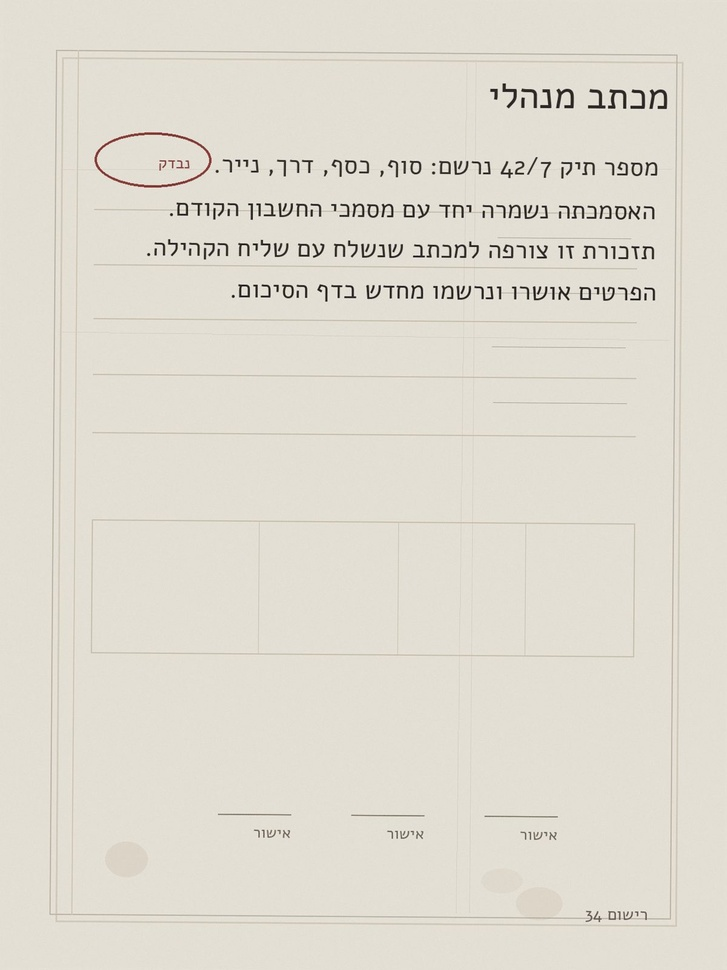
#> input picture src/hocrsyngen/data/contracts/generation_manifest_v1/fixture-batch/assets/hocrsyngen-s00000017-000000/page_0001.jpg, 727 x 970 px, shrunk from 1200 x 1600 before the run
$ python -i stroke_metrics.py   (imports and definitions only)
#> lines starting #> are read from the running program, lines starting #| are printed output that depends on the picture; after the words box and inside, x2 and y2 are one past the last pixel; in counts of white or black regions, pixels touching at a corner belong together
#> in measure, img is the input picture: PIL image 727x970 RGB; mean R, G, B 223.9, 219.7, 208.7
"""Stroke-weight and letter-size gate for composed pages against real lines.

Composed pages can come out lighter and thinner than the real lines their glyphs were cut from: smaller letters
(a fixed line pitch) and eroded strokes (thresholding after a downscale). This module measures, per image:

- ``stroke``: 2 x the median distance-transform value on the ink ridge, the typical stroke width in px;
- ``body``: the median height of letter-sized ink components, in px;
- ``rel``: stroke / body, scale-free; the number to match;
- ``ink``: the share of pixels that are ink.

Binarisation is Otsu on grey images, and a fixed 128 threshold on images that are already two-level.

    python -m hocrsyngen.stroke_metrics COMPOSED_DIR REFERENCE_DIR [--max-rel-gap 0.10]

compares the medians of two folders of PNGs and exits 1 when the relative stroke weights differ by more than
``--max-rel-gap`` (default 10%). Needs the optional extra: ``pip install hocrsyngen[metrics]`` (numpy, scipy).
"""
from __future__ import annotations

import argparse
import json
import sys
from pathlib import Path

from PIL import Image

_EXTRA_HINT = "hocrsyngen.stroke_metrics needs the optional extra: pip install 'hocrsyngen[metrics]' (numpy, scipy)"


def _deps():
    """numpy and scipy.ndimage, imported lazily so the baseline install (jsonschema, Pillow) never needs them."""
    try:
        import numpy
        from scipy import ndimage
    except ImportError as e:  # pragma: no cover - exercised only without the extra
        raise ImportError(_EXTRA_HINT) from e
    return numpy, ndimage


def _ink(gray):
    np, _ = _deps()
    if len(np.unique(gray)) <= 2:
        return gray < 128
    hist, _ = np.histogram(gray, 256, (0, 256))
#> hist = 256 values, max 310437 at index 223, min 0 at index 0, mean 2754.6
    p = hist / hist.sum()
#> p = 256 values, max 0.44 at index 223, min 0 at index 0, mean 0.00391
    w = np.cumsum(p)
#> w = 256 values from 0 to 1
    mu = np.cumsum(p * np.arange(256))
#> mu = 256 values from 0 to 219.7
    t = int(np.argmax((mu[-1] * w - mu) ** 2 / (w * (1 - w) + 1e-9)))
#> t = 147
    return gray < max(t, 1)
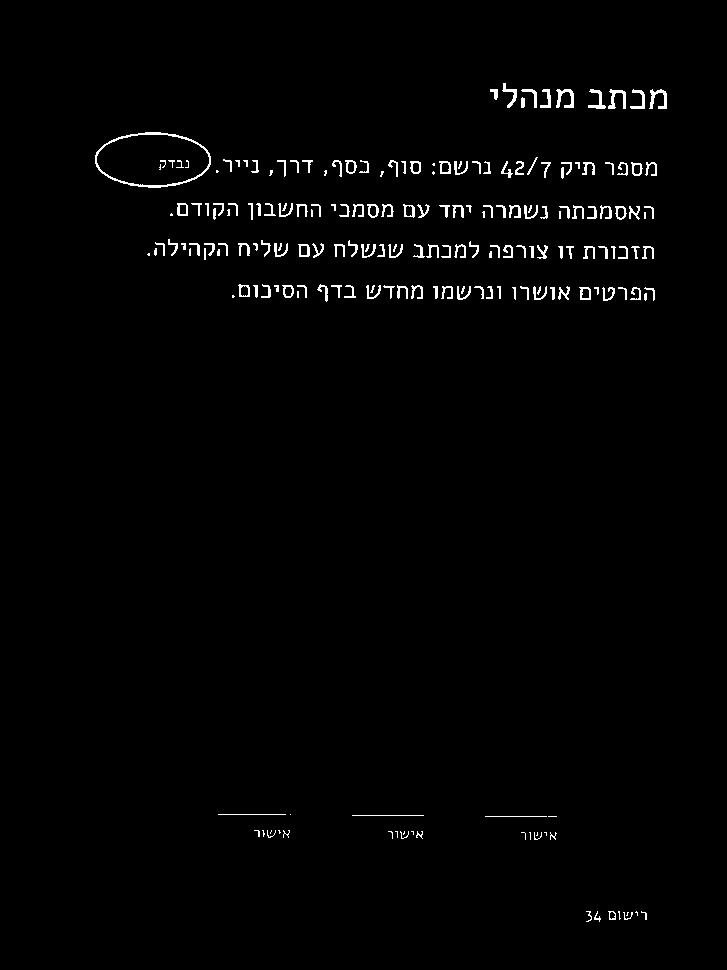
#> returned value: shape (970, 727) bool; 1.4% white in thin lines or dots, all inside (x1, y1, x2, y2) = (95, 83, 667, 922)


def measure(image) -> dict | None:
    """Stroke, body, stroke/body and ink cover of one image (path or PIL image); None if it has almost no ink."""
    np, ndimage = _deps()
    img = image if isinstance(image, Image.Image) else Image.open(image)
    gray = np.asarray(img.convert("L"), dtype=np.float32)
    ink = _ink(gray)
    if ink.sum() < 50:
        return None
    dt = ndimage.distance_transform_edt(ink)
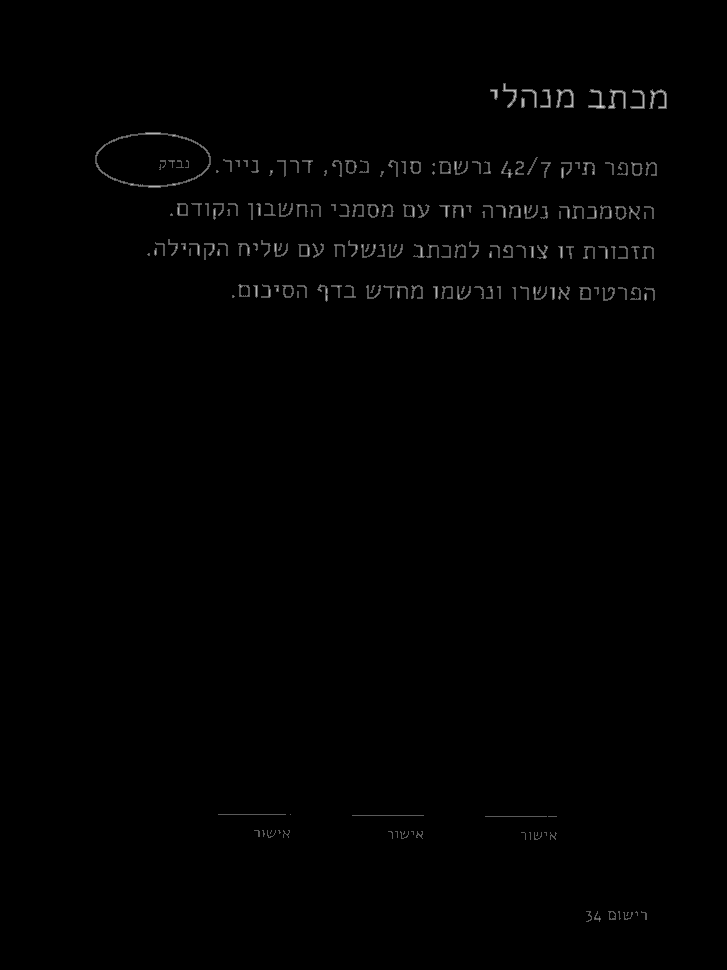
#> dt: shape (970, 727) float64; min 0, max 2.83, mean 0.0155; drawn with min black and max white
    ridge = (dt >= ndimage.maximum_filter(dt, 3)) & ink
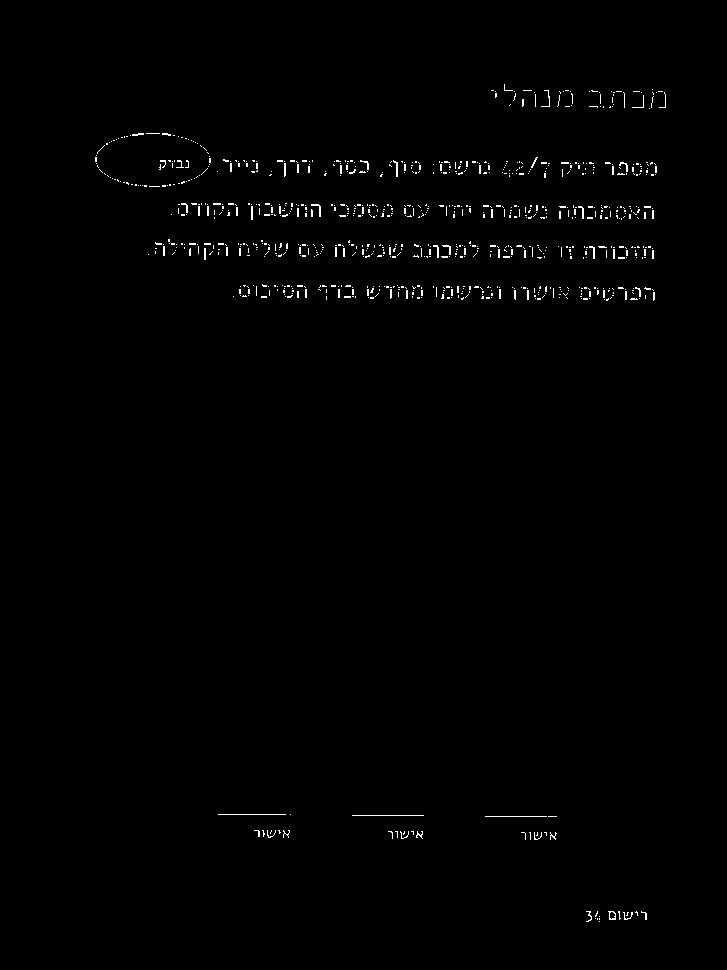
#> ridge: shape (970, 727) bool; 0.73% white in thin lines or dots, all inside (x1, y1, x2, y2) = (95, 84, 666, 922)
    lab, _ = ndimage.label(ink)
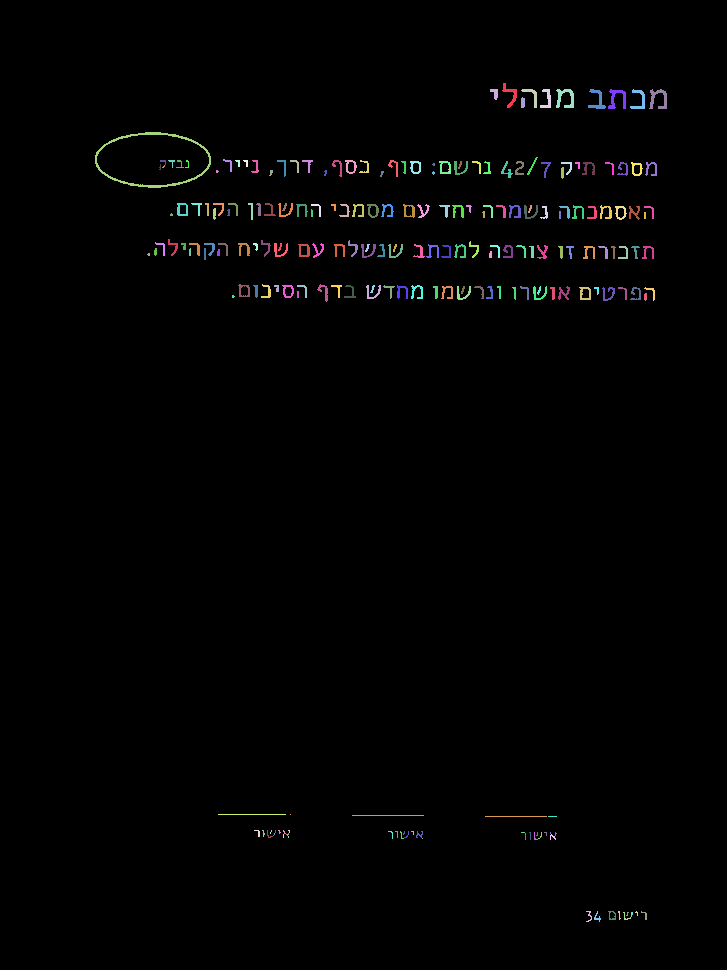
#> lab: shape (970, 727) int32; 224 distinct labels, from 0 to 223; one colour per label, 0 black
    heights = [s[0].stop - s[0].start for s in ndimage.find_objects(lab) if s is not None]
#> heights = 223 values, max 56 at index 10, min 1 at index 175, mean 10.77
    heights = [h for h in heights if h >= 0.3 * np.percentile(heights, 90)]
#> heights = 188 values, max 56 at index 10, min 5 at index 13, mean 12.28
    body = float(np.median(heights))
#> body = 13
    stroke = 2.0 * float(np.median(dt[ridge]))
#> stroke = 2
    return {"stroke": stroke, "body": body, "rel": stroke / body, "ink": float(ink.mean())}


def summarise(paths) -> dict:
    np, _ = _deps()
    ms = [m for m in (measure(p) for p in paths) if m]
    if not ms:
        return {"n": 0}
    return {"n": len(ms), **{k: float(np.median([m[k] for m in ms])) for k in ("stroke", "body", "rel", "ink")}}


def compare(composed, reference, max_rel_gap: float = 0.10) -> dict:
    a, b = summarise(composed), summarise(reference)
    gap = abs(a["rel"] - b["rel"]) / b["rel"] if a.get("n") and b.get("n") else None
    return {"composed": a, "reference": b, "rel_gap": gap, "pass": gap is not None and gap <= max_rel_gap}


def main(argv=None) -> int:
    ap = argparse.ArgumentParser(description=__doc__.splitlines()[0])
    ap.add_argument("composed", type=Path)
    ap.add_argument("reference", type=Path)
    ap.add_argument("--max-rel-gap", type=float, default=0.10)
    a = ap.parse_args(argv)
    r = compare(sorted(a.composed.glob("*.png")), sorted(a.reference.glob("*.png")), a.max_rel_gap)
    print(json.dumps(r, indent=1))
    return 0 if r["pass"] else 1


# [2 lines not run here, left out]

>>> result = measure('data/contracts/generation_manifest_v1/fixture-batch/assets/hocrsyngen-s00000017-000000/page_0001.jpg')
#> result = {'stroke': 2, 'body': 13, 'rel': 0.154, 'ink': 0.014}
